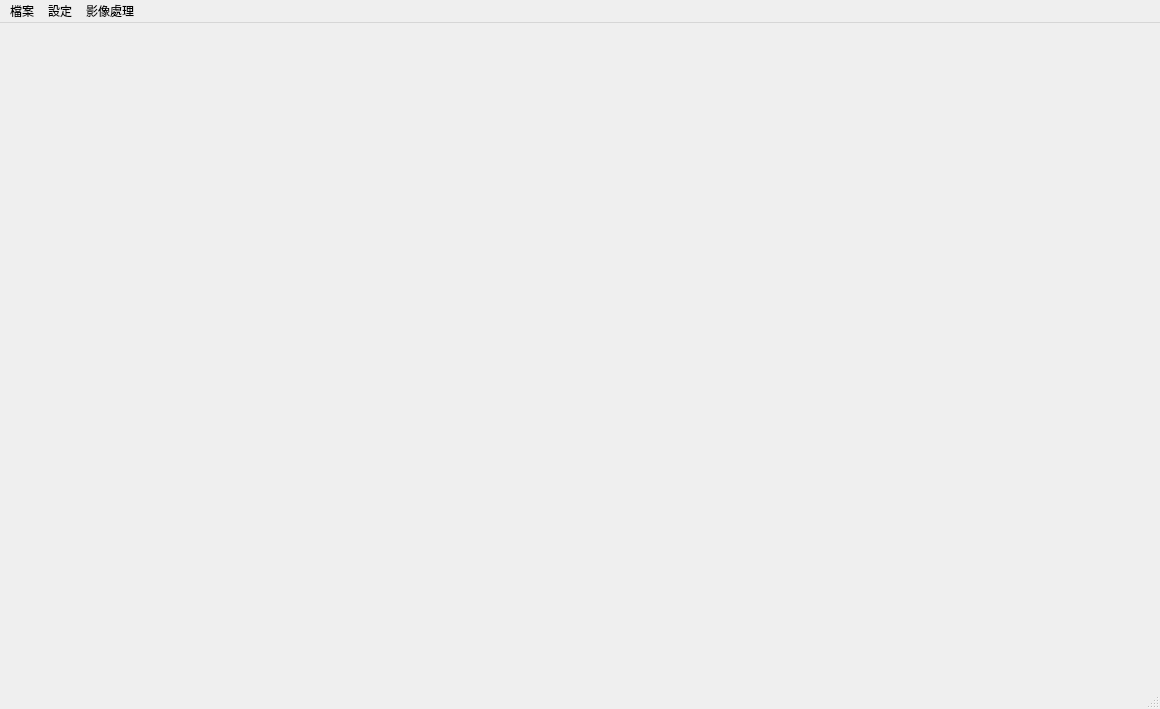
<?xml version="1.0" encoding="UTF-8"?>
<ui version="4.0">
 <class>MainWindow</class>
 <widget class="QMainWindow" name="MainWindow">
  <property name="geometry">
   <rect>
    <x>0</x>
    <y>0</y>
    <width>1160</width>
    <height>709</height>
   </rect>
  </property>
  <property name="windowTitle">
   <string>影像處理開發平台</string>
  </property>
  <widget class="QWidget" name="centralwidget">
   <layout class="QGridLayout" name="gridLayout">
    <item row="0" column="0">
     <widget class="QLabel" name="imageDisplayer">
      <property name="text">
       <string/>
      </property>
     </widget>
    </item>
   </layout>
  </widget>
  <widget class="QMenuBar" name="menubar">
   <property name="geometry">
    <rect>
     <x>0</x>
     <y>0</y>
     <width>1160</width>
     <height>25</height>
    </rect>
   </property>
   <widget class="QMenu" name="menuFile">
    <property name="title">
     <string>檔案</string>
    </property>
    <addaction name="actionOpen_Image"/>
    <addaction name="actionSave_Image"/>
   </widget>
   <widget class="QMenu" name="menuSetting">
    <property name="title">
     <string>設定</string>
    </property>
    <widget class="QMenu" name="menu">
     <property name="title">
      <string>顯示或改變色彩空間</string>
     </property>
     <addaction name="action_convertGrayScale"/>
     <addaction name="action_convertRGB"/>
     <addaction name="action_convertHSV"/>
    </widget>
    <addaction name="action_ROI"/>
    <addaction name="action_showHisto"/>
    <addaction name="menu"/>
    <addaction name="actionRestoreOriginal"/>
   </widget>
   <widget class="QMenu" name="menuImage_Processing">
    <property name="title">
     <string>影像處理</string>
    </property>
    <widget class="QMenu" name="menu_2">
     <property name="title">
      <string>低通濾波</string>
     </property>
     <addaction name="action_gaussianFiltering"/>
     <addaction name="action_medianFiltering"/>
     <addaction name="action_averageFiltering"/>
     <addaction name="action_bilateralFiltering"/>
    </widget>
    <widget class="QMenu" name="menu_3">
     <property name="title">
      <string>高通濾波</string>
     </property>
     <addaction name="action_gaussianHighPass"/>
     <addaction name="action_laplacianFiltering"/>
    </widget>
    <addaction name="action_thresholding"/>
    <addaction name="action_histoEqualization"/>
    <addaction name="menu_2"/>
    <addaction name="menu_3"/>
    <addaction name="action_boundryDetection"/>
    <addaction name="action_perspectiveTransform"/>
    <addaction name="action_addNoise"/>
    <addaction name="action_affineTransform"/>
    <addaction name="separator"/>
    <addaction name="action_CornerHarris"/>
    <addaction name="action_FindContours"/>
    <addaction name="action_Erosion"/>
    <addaction name="action_Dilation"/>
   </widget>
   <addaction name="menuFile"/>
   <addaction name="menuSetting"/>
   <addaction name="menuImage_Processing"/>
  </widget>
  <widget class="QStatusBar" name="statusbar"/>
  <action name="actionOpen_Image">
   <property name="text">
    <string>Open Image</string>
   </property>
   <property name="shortcut">
    <string>Ctrl+O</string>
   </property>
  </action>
  <action name="actionSave_Image">
   <property name="text">
    <string>Save Image</string>
   </property>
   <property name="shortcut">
    <string>Ctrl+S</string>
   </property>
  </action>
  <action name="action_ROI">
   <property name="text">
    <string>設定ROI</string>
   </property>
  </action>
  <action name="action_showHisto">
   <property name="text">
    <string>顯示直方圖</string>
   </property>
  </action>
  <action name="actionRestoreOriginal">
   <property name="text">
    <string>恢復原始圖片</string>
   </property>
  </action>
  <action name="action_convertGrayScale">
   <property name="text">
    <string>轉換灰階</string>
   </property>
  </action>
  <action name="action_thresholding">
   <property name="text">
    <string>影像二值化</string>
   </property>
  </action>
  <action name="action_histoEqualization">
   <property name="text">
    <string>直方圖等化</string>
   </property>
  </action>
  <action name="action_convertRGB">
   <property name="text">
    <string>轉換RGB</string>
   </property>
  </action>
  <action name="action_boundryDetection">
   <property name="text">
    <string>邊界偵測</string>
   </property>
  </action>
  <action name="action_perspectiveTransform">
   <property name="text">
    <string>透視投影轉換</string>
   </property>
  </action>
  <action name="action_gaussianFiltering">
   <property name="text">
    <string>高斯濾波</string>
   </property>
  </action>
  <action name="action_medianFiltering">
   <property name="text">
    <string>中值濾波</string>
   </property>
  </action>
  <action name="action_averageFiltering">
   <property name="text">
    <string>均值濾波</string>
   </property>
  </action>
  <action name="action_addNoise">
   <property name="text">
    <string>加入影像雜訊</string>
   </property>
  </action>
  <action name="action_bilateralFiltering">
   <property name="text">
    <string>雙邊濾波</string>
   </property>
  </action>
  <action name="action_gaussianHighPass">
   <property name="text">
    <string>高斯高通濾波</string>
   </property>
  </action>
  <action name="action_laplacianFiltering">
   <property name="text">
    <string>拉普拉斯濾波</string>
   </property>
  </action>
  <action name="action_affineTransform">
   <property name="text">
    <string>仿射轉換</string>
   </property>
  </action>
  <action name="action_convertHSV">
   <property name="text">
    <string>轉換HSV</string>
   </property>
  </action>
  <action name="action_CornerHarris">
   <property name="text">
    <string>Corner Harris</string>
   </property>
  </action>
  <action name="action_FindContours">
   <property name="text">
    <string>Find Contours</string>
   </property>
  </action>
  <action name="action_Erosion">
   <property name="text">
    <string>Erosion</string>
   </property>
  </action>
  <action name="action_Dilation">
   <property name="text">
    <string>Dilation</string>
   </property>
  </action>
  <action name="action_Morphology">
   <property name="text">
    <string>Morphology</string>
   </property>
  </action>
 </widget>
 <resources/>
 <connections/>
</ui>
